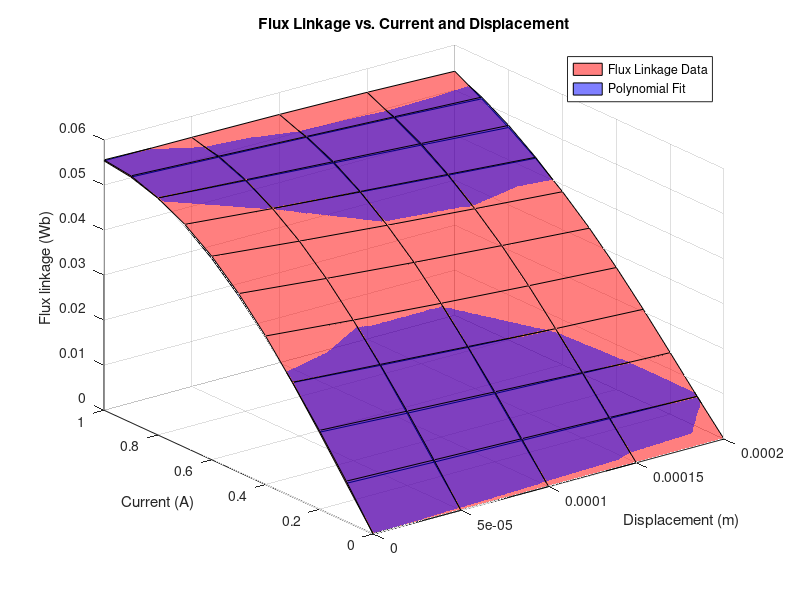
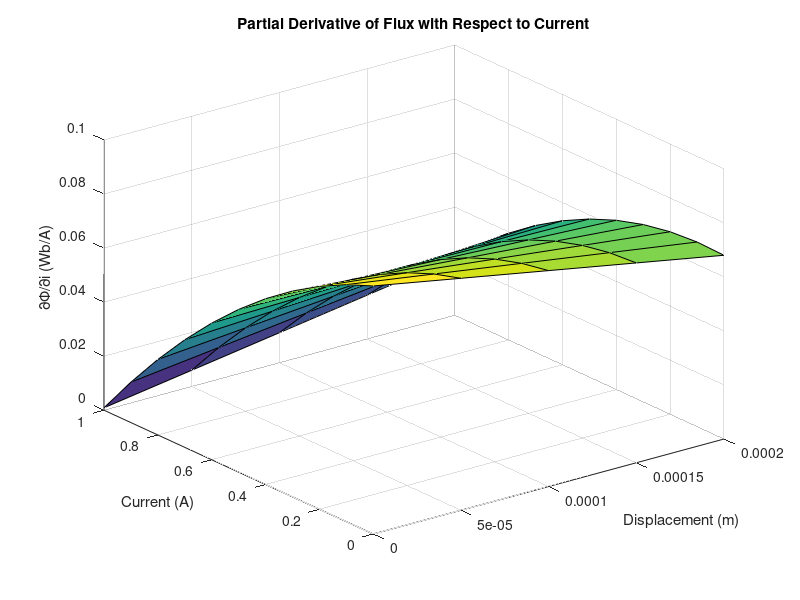
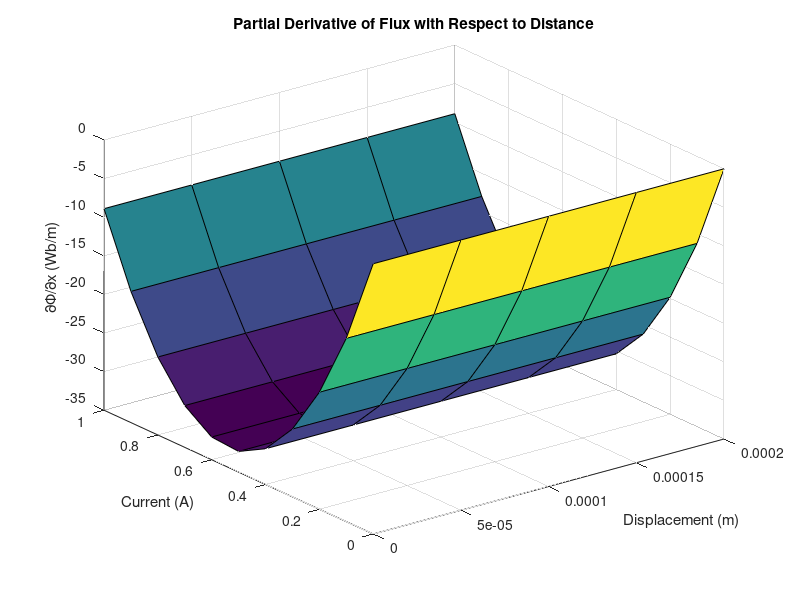
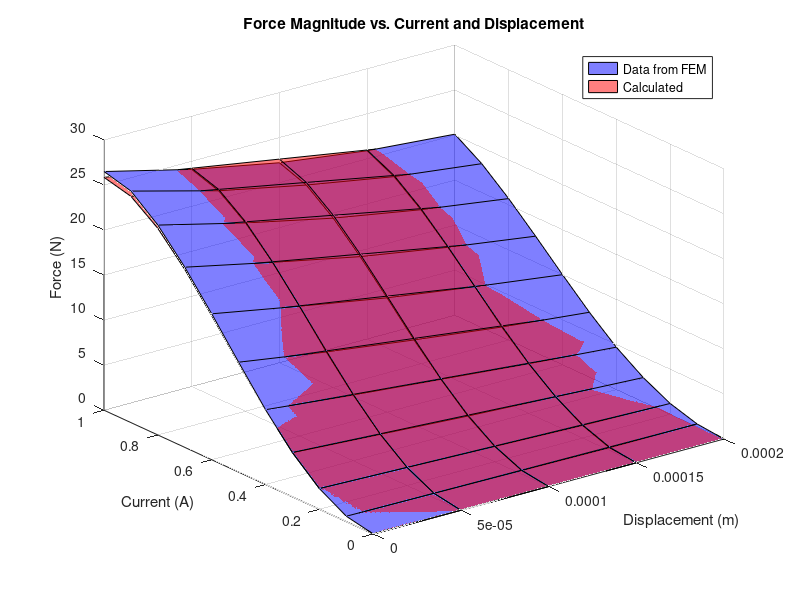

The MATLAB source for these figures, in order:
% Initialization for the Finite Element Parameterized Solenoid example,
% ee_solenoid_fem.slx.
% 
% It is assumed that the flux linkage and force as a function of current
% and distance are provided by a finite element magnetic field package.
% Flux linkage is the product of flux and the number of turns.
% Sometimes inductance is given instead of flux. Inductance may be quoted
% as total inductance (inductance per turn times number of turns) or
% inductance per turn. You can obtain the flux linkage by multiplying each
% total inductance data point by the corresponding current.

% Copyright 2009-2018 The MathWorks, Inc.

% Vector of currents for which data is defined
current = [0 0.1 0.2 0.3 0.4 0.5 0.6 0.7 0.8 0.9 1.0]; % A
% Vector of displacements for which data is defined
x = [0 0.05 0.1 0.15 0.2]*1e-3; % m
% Flux linkage, Phi(current,x)
flux_linkage = [0         0         0         0         0;
  8.4997e-003  7.9390e-003  7.4582e-003  7.0518e-003  6.7144e-003
  1.7097e-002  1.6045e-002  1.5133e-002  1.4349e-002  1.3683e-002
  2.5367e-002  2.3914e-002  2.2640e-002  2.1528e-002  2.0561e-002
  3.2966e-002  3.1222e-002  2.9675e-002  2.8304e-002  2.7086e-002
  3.9631e-002  3.7726e-002  3.6016e-002  3.4474e-002  3.3073e-002
  4.5179e-002  4.3263e-002  4.1519e-002  3.9916e-002  3.8420e-002
  4.9509e-002  4.7751e-002  4.6123e-002  4.4587e-002  4.3106e-002
  5.2600e-002  5.1190e-002  4.9847e-002  4.8527e-002  4.7188e-002
  5.4509e-002  5.3657e-002  5.2789e-002  5.1855e-002  5.0807e-002
  5.5379e-002  5.5314e-002  5.5130e-002  5.4770e-002  5.4181e-002];
% Force(current,x)
force = [0      0      0      0      0;
        -0.6   -0.5   -0.4   -0.3   -0.3;
        -2.3   -2.0   -1.7   -1.4   -1.2;
        -4.9   -4.3   -3.7   -3.2   -2.7;
        -8.3   -7.3   -6.4   -5.5   -4.7;
        -12.2  -10.7   -9.4   -8.2   -7.2;
        -16.2  -14.4  -12.7  -11.3  -10.0;
        -20.0  -17.9  -15.9  -14.3  -12.9;
        -23.3  -20.9  -18.8  -17.1  -15.7;
        -25.7  -23.1  -21.1  -19.4  -18.2;
        -26.5  -24.1  -22.2  -20.9  -20.1];
% Total winding resistance
R = 14;
% Hard stops for plunger range of travel
xmax = x(end);
xmin = x(1);


% Calculate partial derivatives for block parameterization in terms of
% dPhi(i,x)/dx and dPhi(i,x)/di. To do this, use least squares to find
% a smooth differentiable function fit to flux.
[b,a]=meshgrid(x,current+1e-5); % 1e-5 offset to avoid zero current; b and a, 11-by-5
a=a(:); b=b(:); data_coeff = flux_linkage(:);% Unwrapped to column vectors
X = [a.^3 b.*a.^2 a.^2 a b a.*b]; % X, 55-by-6
Coeff = (X'*X)\(X'*data_coeff);% Solve normal equation to get least square solution, ie Coeff; Coeff, 6-by-1
flux_linkage2 = reshape(X*Coeff,length(current),length(x));% flux_linkage2, 11-by-5.


% Figure 1
if ~exist('h2_ee_solenoid_fem', 'var') || ...
        ~isgraphics(h2_ee_solenoid_fem, 'figure')
    h2_ee_solenoid_fem = figure('Name', 'ee_solenoid_fem');
end
figure(h2_ee_solenoid_fem)
clf(h2_ee_solenoid_fem)
hold(gca, "on")
view(-37.5,30)
% Plot 'Flux linkage'
surf(x,current,flux_linkage,'FaceColor',[1 0 0],'FaceAlpha',0.5);
% Plot 'Polynomial fit'
surf(x,current,flux_linkage2,'FaceColor',[0 0 1],'FaceAlpha',0.5);
% Plot settings
title('Flux Linkage vs. Current and Displacement')
xlabel('Displacement (m)')
ylabel('Current (A)')
zlabel('Flux linkage (Wb)')
axis([0 2e-4 0 1 0 0.06])
legend({'Flux Linkage Data','Polynomial Fit'},'Location','Best')
grid on
hold(gca, "off")



% Calculate partial derivatives
zeros_like_b = zeros(length(b),1);
ones_like_b = ones(length(b),1);

dfluxdx = reshape([zeros_like_b, a.^2, zeros_like_b, zeros_like_b, ones_like_b, a]*Coeff,length(current),length(x));
dfluxdi = reshape([3.*a.^2, 2.*b.*a, 2.*a, ones_like_b, zeros_like_b, b]*Coeff,length(current),length(x));
dfluxdx(1,:)=zeros(1,5); % Set partial derivative to exactly zero for zero current, according to official document.


% Figure 2
if ~exist('h3_ee_solenoid_fem', 'var') || ...
        ~isgraphics(h3_ee_solenoid_fem, 'figure')
    h3_ee_solenoid_fem = figure('Name', 'ee_solenoid_fem');
end
figure(h3_ee_solenoid_fem)
clf(h3_ee_solenoid_fem)
surf(x,current,dfluxdi);
xlabel('Displacement (m)')
ylabel('Current (A)')
zlabel('\partial\Phi/\partiali (Wb/A)')
title('Partial Derivative of Flux with Respect to Current')
axis([0 2e-4 0 1 0 0.1])


% Figure 3
if ~exist('h4_ee_solenoid_fem', 'var') || ...
        ~isgraphics(h4_ee_solenoid_fem, 'figure')
    h4_ee_solenoid_fem = figure('Name', 'ee_solenoid_fem');
end
figure(h4_ee_solenoid_fem)
clf(h4_ee_solenoid_fem)
surf(x,current,dfluxdx);
xlabel('Displacement (m)')
ylabel('Current (A)')
zlabel('\partial\Phi/\partialx (Wb/m)')
title('Partial Derivative of Flux with Respect to Distance')
axis([0 2e-4 0 1 -35 0])



% Calculate L and dL/dx for i=0.1A - used by simplified solenoid
L = dfluxdi(2,:);
dLdx = reshape([zeros_like_b, 2.*a, zeros_like_b, zeros_like_b, zeros_like_b, ones_like_b]*Coeff,length(current),length(x));
dLdx = dLdx(2,:);

% Other initialization data
x0 = 0.1e-3; % Initial plunger position
lambda = 20; % Plunger damping (N/(m/s))
mass = 0.1;  % Plunger mass (kg)
f_c = 1e6;   % Frequency up to which flux is differentiated

% If the finite element only gives flux and not force, then force can be
% found by integrating the partial derivative of flux with respect to
% distance over current.
ord = 2; % Use 2nd order polynomial to fit dPhi/dx
p = zeros(length(current),ord+1);
for i=2:length(current)
    flux_x = flux_linkage(i,:);
    p(i,:) = polyfit(x,flux_x,ord); % Use 2th order polynomial
end
force2 = zeros(size(flux_linkage));
force_x = zeros(size(x));
for i=2:length(current)
    % Take average dPhi/dx for the two adjacent currents
    dflux_dx1 = polyval(polyder(p(i-1,:)),x);
    dflux_dx2 = polyval(polyder(p(i,:)),x);
    dflux_dx = (dflux_dx1+dflux_dx2)/2;
    % Integrate dPhi/dx over current to get incremental force
    force_x = force_x + (current(i)-current(i-1))*dflux_dx;
    force2(i,:) = force_x;
end

% Figure 4
if ~exist('h5_ee_solenoid_fem', 'var') || ...
        ~isgraphics(h5_ee_solenoid_fem, 'figure')
    h5_ee_solenoid_fem = figure('Name', 'ee_solenoid_fem');
end
figure(h5_ee_solenoid_fem)
clf(h5_ee_solenoid_fem)
view(-37.5,30)
hold(gca, "on")
% Plot force imported from FEM tool
surf(x,current,abs(force),'FaceColor',[0 0 1],'FaceAlpha',0.5)
% Plot force calculated by numerical integration
surf(x,current,abs(force2),'FaceColor',[1 0 0],'FaceAlpha',0.5)
% Plot settings
xlabel('Displacement (m)')
ylabel('Current (A)')
zlabel('Force (N)')
title('Force Magnitude vs. Current and Displacement')
axis([0 2e-4 0 1 0 30])
legend({'Data from FEM','Calculated'},'Location','Best')
grid on
hold(gca, "off")
